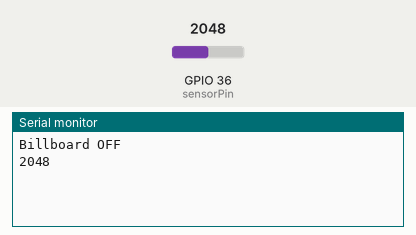
Bench run of a program on a simulated ESP32. Shown: the last lines printed to the serial monitor. Inputs (shaded band) come from the test bench; at power-on: GPIO 36 (sensorPin) = 2048.

Above: at 1.2 s.
1.3 s: GPIO 36 (sensorPin) set to 10
At 2.9 s:
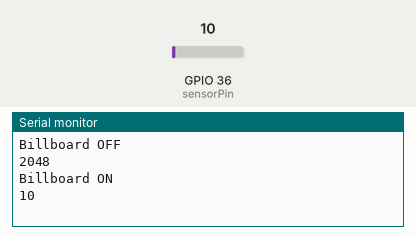
5.5 s: GPIO 36 (sensorPin) set to 0
At 7.2 s:
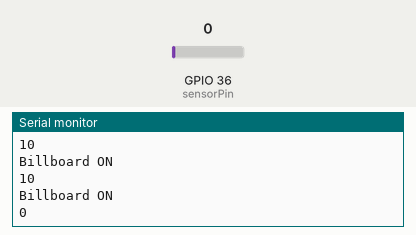
Timing chart, 0 to 8.7 s (numbered marks = the images above; inputs shaded):
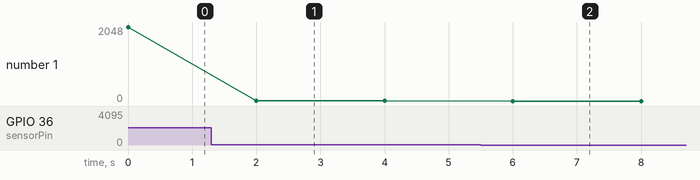

The program:

main.cpp
```cpp
#include <Arduino.h>

// contants for the pins where sensors are plugged into.
const int sensorPin = 36;

// set up some global variables for the light level an initial value.
int lightInit;  // initial value
int lightVal;   // light reading

void setup()
{
  Serial.begin(115200);
  // reads initial intensity of external light
  lightInit = analogRead(sensorPin);
}

void loop()
{
  lightVal = analogRead(sensorPin); // read the current light levels

  if((lightVal)< 50)
    Serial.println("Billboard ON");
  else
    Serial.println("Billboard OFF");

 Serial.println(lightVal);
 // Serial.print("\n");

  /*
  // if lightVal is less than our initial reading withing a threshold then it is dark.
  if(lightVal - lightInit <  50)
  {
      digitalWrite (ledPin, HIGH); // turn on light
  }
  //otherwise, it is bright
  else
  {
    digitalWrite (ledPin, LOW); // turn off light
  }
  */
 delay(2000);
}
```

Measured:
- after the input at 1.3 s, the serial monitor: prints a new line after 0.70 s (image 1)
- after the input at 5.5 s, the serial monitor: prints a new line after 0.50 s (image 2)
- plotted number 1: 2048 → 10 after the input at 1.3 s, 10 → 0 after the input at 5.5 s
